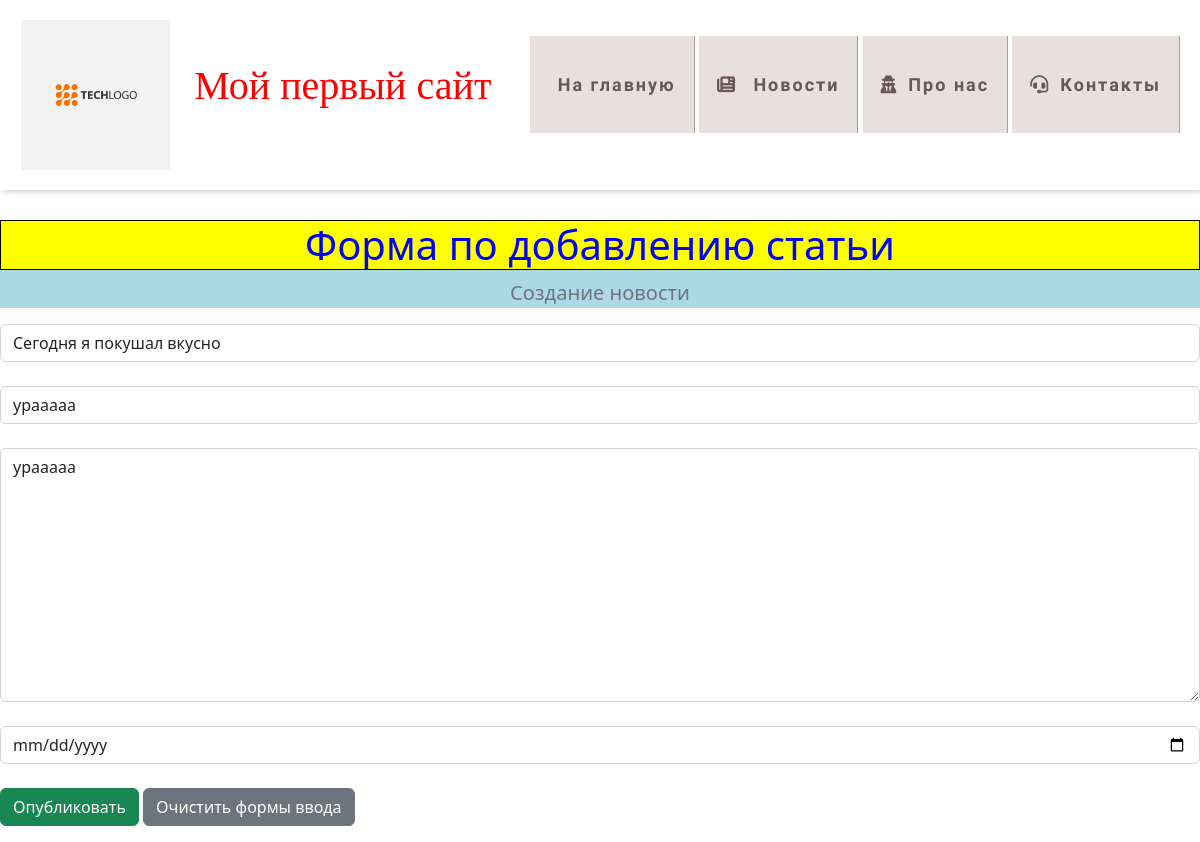
The page /news/segodnya_ya_pokushal_vkusno/update on the database its author committed.
### news/models.py (models this page shows, shortened)
class Articles(models.Model):
    title = models.CharField('Название', max_length=50)
    anons = models.CharField('Анонс', max_length=250)
    full_text = models.TextField('Статья')
    date = models.DateField('Дата публикации')
    category = models.ForeignKey(Category, on_delete=models.SET_DEFAULT, default=1, verbose_name="Категория")
    slug = models.SlugField('url', max_length=255, unique=True, blank=True)
    class Meta:
        verbose_name = 'Новость'
        verbose_name_plural = 'Новости'

### news/views.py (the view)
# urls.py: path('<slug:slug>/update', views.NewsUpdateView.as_view(), name='news-update'),
class NewsUpdateView(UpdateView):
    model = Articles
    template_name = 'news/create.html'
    form_class = ArticlesForm

### news/forms.py
class ArticlesForm(ModelForm):
    class Meta:
        model = Articles
        fields = ['title', 'anons', 'full_text', 'date', 'category']
        widgets = {"title": TextInput(attrs={'class': 'form-control', 'placeholder': 'Заголовок'}),
                   "anons": TextInput(attrs={'class': 'form-control', 'placeholder': 'Анонс'}),
                   "date": DateInput(attrs={'class': 'form-control', 'type': 'date'}),
                   "full_text": Textarea(attrs={'class': 'form-control', 'placeholder': 'Статья'})
                   }

### news/templates/news/create.html (shortened to what this page needs)
{% extends 'main/layout.html' %}
{% block content %}
    <div class="features">
        <h1 class="fw-light">Форма по добавлению статьи</h1>
        <p class="lead text-muted" > Создание новости </p>
    </div>
    <form method="post">
        {{ form.title }}<br>
        {{ form.anons }}<br>
        {{ form.full_text }}<br>
        {{ form.date }} <br>
        <button type="submit" class="btn btn-success "> Опубликовать </button>
        <button type="reset" class="btn btn-secondary "> Очистить формы ввода </button> <br>
    </form>
{% endblock %}

### main/static/main/css/main.css (style rules this page uses)
body { background-image:url ('../main/img/gr.jpg'); }
h1 { color: blue; background-color: yellow; border: 1px solid black; text-align: center }
p { color: black; text-align: center }
.features { background-color: lightblue; color: yellow; text-align: center }

### main/templates/main/layout.html (style rules this page uses)
body { background-size: cover; background-image: url(https://img.freepik.com/free-vector/pastel-ombre-background-in-pink-and-purple_53876-120750.jpg?w=900&t=st=1677055340~exp=1677055940~hmac=aabe0985d7e57d794b57df6712bdd152bce1086d843ed4d16dbcc08ed50e9c57); }

### rows shown on the page
Articles: title "Сегодня я покушал вкусно", anons "урааааа", full_text "урааааа"
